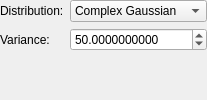
           <widget class="QFrame" name="m_NoiseFrame">
            <property name="frameShape">
             <enum>QFrame::NoFrame</enum>
            </property>
            <property name="frameShadow">
             <enum>QFrame::Raised</enum>
            </property>
            <layout class="QFormLayout" name="formLayout_5">
             <property name="leftMargin">
              <number>0</number>
             </property>
             <property name="topMargin">
              <number>0</number>
             </property>
             <property name="rightMargin">
              <number>0</number>
             </property>
             <property name="bottomMargin">
              <number>0</number>
             </property>
             <item row="1" column="0">
              <widget class="QLabel" name="m_NoiseLabel">
               <property name="text">
                <string>Variance:</string>
               </property>
              </widget>
             </item>
             <item row="1" column="1">
              <widget class="QDoubleSpinBox" name="m_NoiseLevel">
               <property name="toolTip">
                <string>Variance of selected noise distribution.</string>
               </property>
               <property name="decimals">
                <number>10</number>
               </property>
               <property name="minimum">
                <double>0.000000000000000</double>
               </property>
               <property name="maximum">
                <double>999999999.000000000000000</double>
               </property>
               <property name="singleStep">
                <double>0.001000000000000</double>
               </property>
               <property name="value">
                <double>50.000000000000000</double>
               </property>
              </widget>
             </item>
             <item row="0" column="0">
              <widget class="QLabel" name="m_NoiseLabel_5">
               <property name="text">
                <string>Distribution:</string>
               </property>
              </widget>
             </item>
             <item row="0" column="1">
              <widget class="QComboBox" name="m_NoiseDistributionBox">
               <property name="toolTip">
                <string>Noise distribution</string>
               </property>
               <item>
                <property name="text">
                 <string>Complex Gaussian</string>
                </property>
               </item>
               <item>
                <property name="text">
                 <string>Rician</string>
                </property>
               </item>
              </widget>
             </item>
            </layout>
           </widget>
